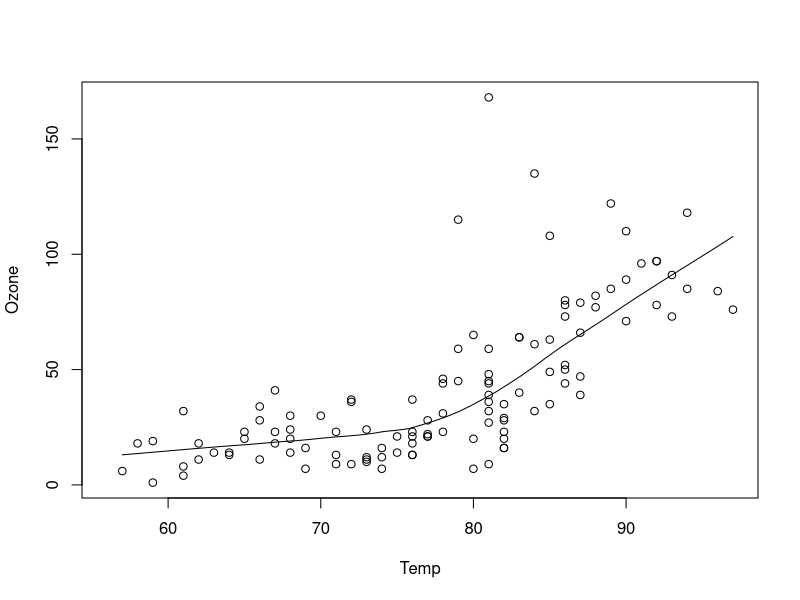
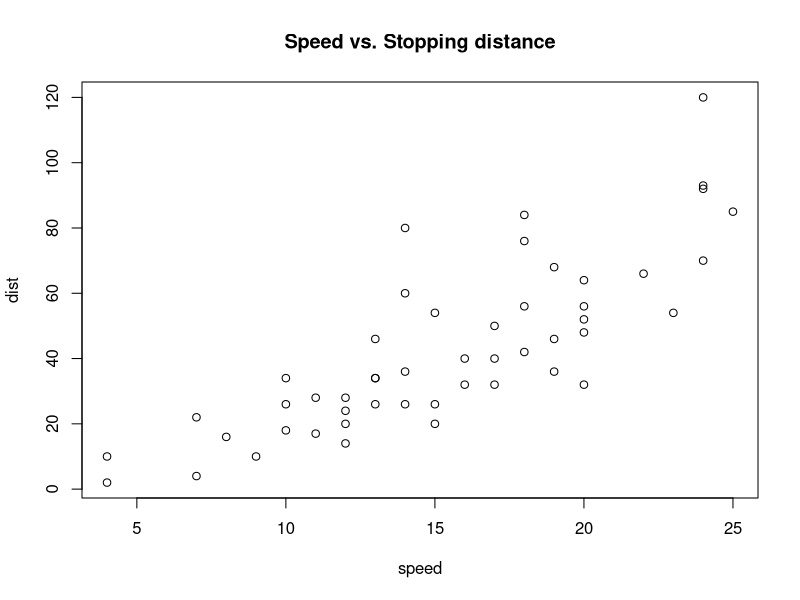
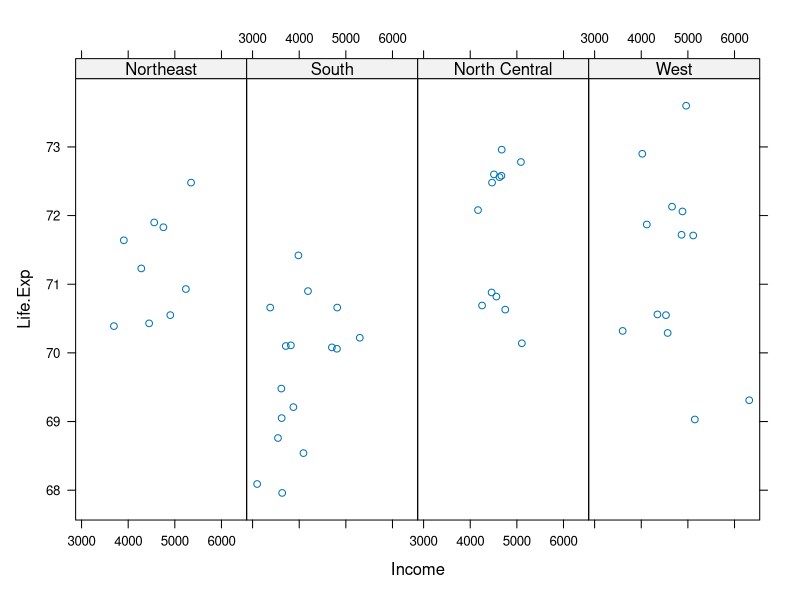
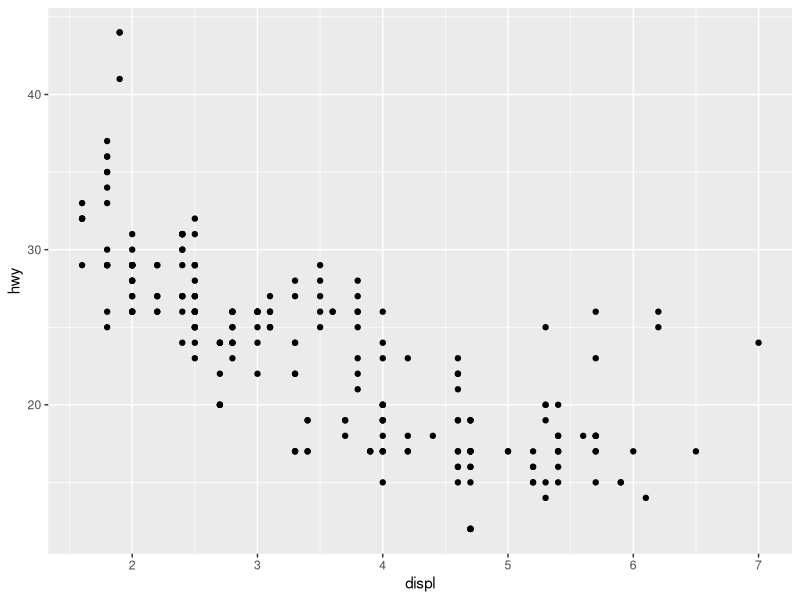
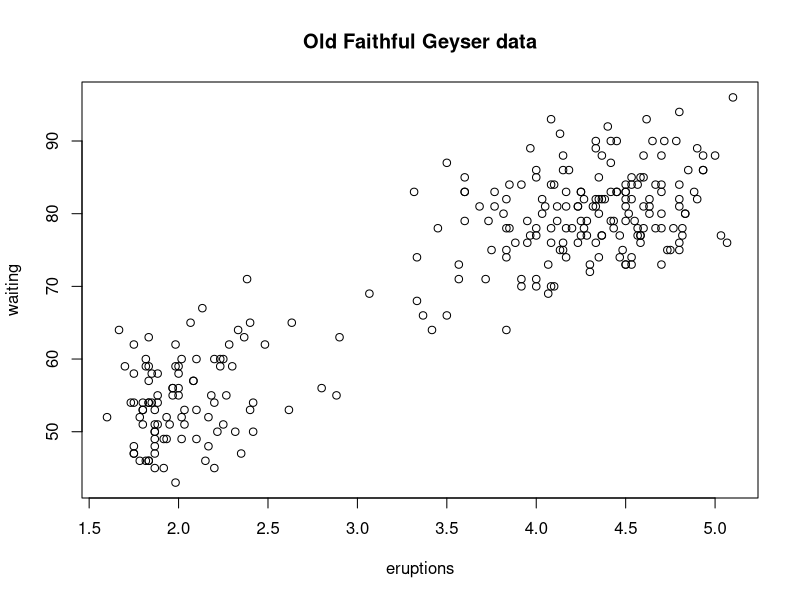
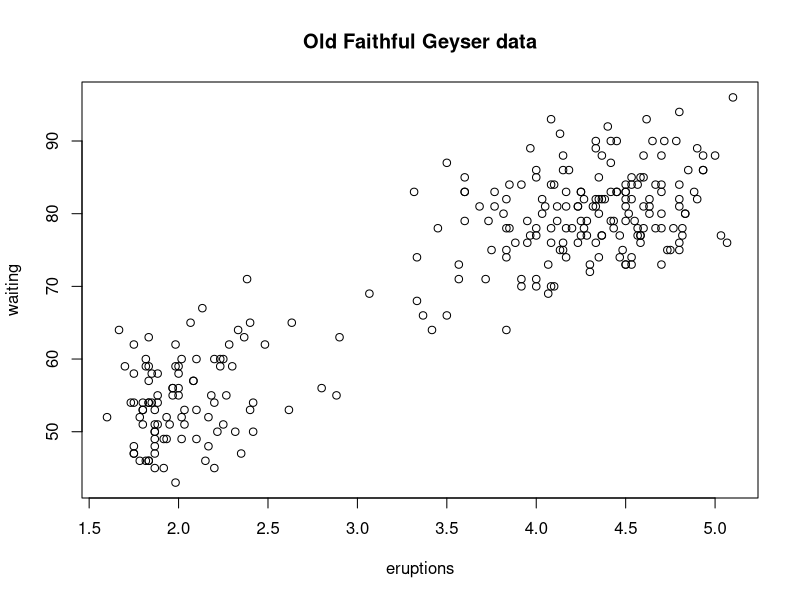
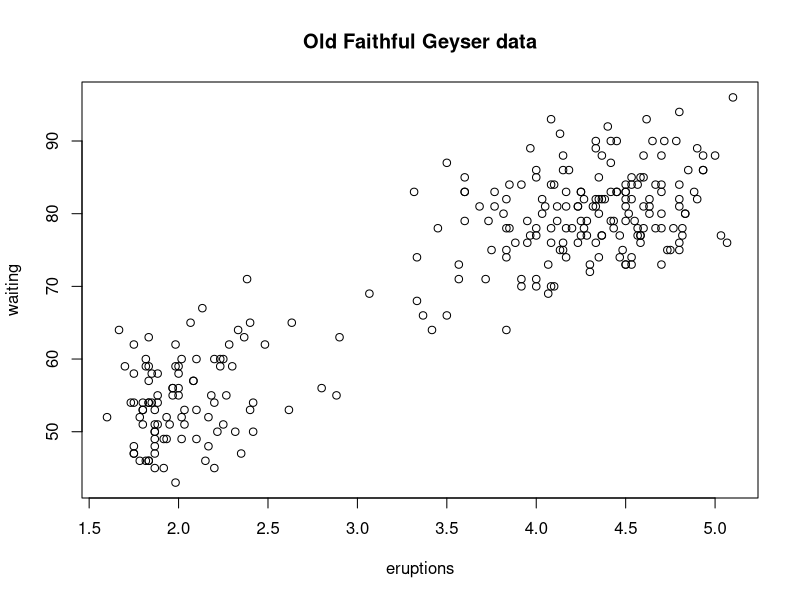

The R source for these figures, in order:
#Week 9: Plotting Systems and Graphics

#Hao Lu

###Chapter 7 Plotting Systems

#add regression line and smoother to the plot
data(airquality)
with(airquality, {
 plot(Temp, Ozone)
 lines(loess.smooth(Temp, Ozone))
 })


data(cars)
## Create the plot / draw canvas
with(cars, plot(speed, dist))

## Add annotation
title("Speed vs. Stopping distance")

#load lattice package
library(lattice)

#A lattice plot that looks at the relationship between life expectancy and income and how that relationship varies by region in the United States

state <- data.frame(state.x77, region = state.region) #set state as a new dataframe
xyplot(Life.Exp ~ Income | region, data = state, layout = c(4, 1))

#load ggplot2 package
library(ggplot2)

data(mpg)
qplot(displ, hwy, data = mpg)

###Chapter 8 Graphic Devices

## Make plot appear on screen device
with(faithful, plot(eruptions, waiting)) 

## Annotate with a title
title(main = "Old Faithful Geyser data")

## Open PDF device; create 'myplot.pdf' in my working directory
pdf(file = "/Users/haolu/Desktop/myplot.pdf")  

## Create plot and send to a file (no plot appears on screen)
with(faithful, plot(eruptions, waiting))  

## Annotate plot; still nothing on screen
title(main = "Old Faithful Geyser data")  

## Close the PDF file device
dev.off()  

library(datasets)

## Create plot on screen device
with(faithful, plot(eruptions, waiting))  

## Add a main title
title(main = "Old Faithful Geyser data")  

## Copy my plot to a PNG file
dev.copy(png, file = "/Users/haolu/Desktop/geyserplot.png")  

## Don't forget to close the PNG device!
dev.off()  